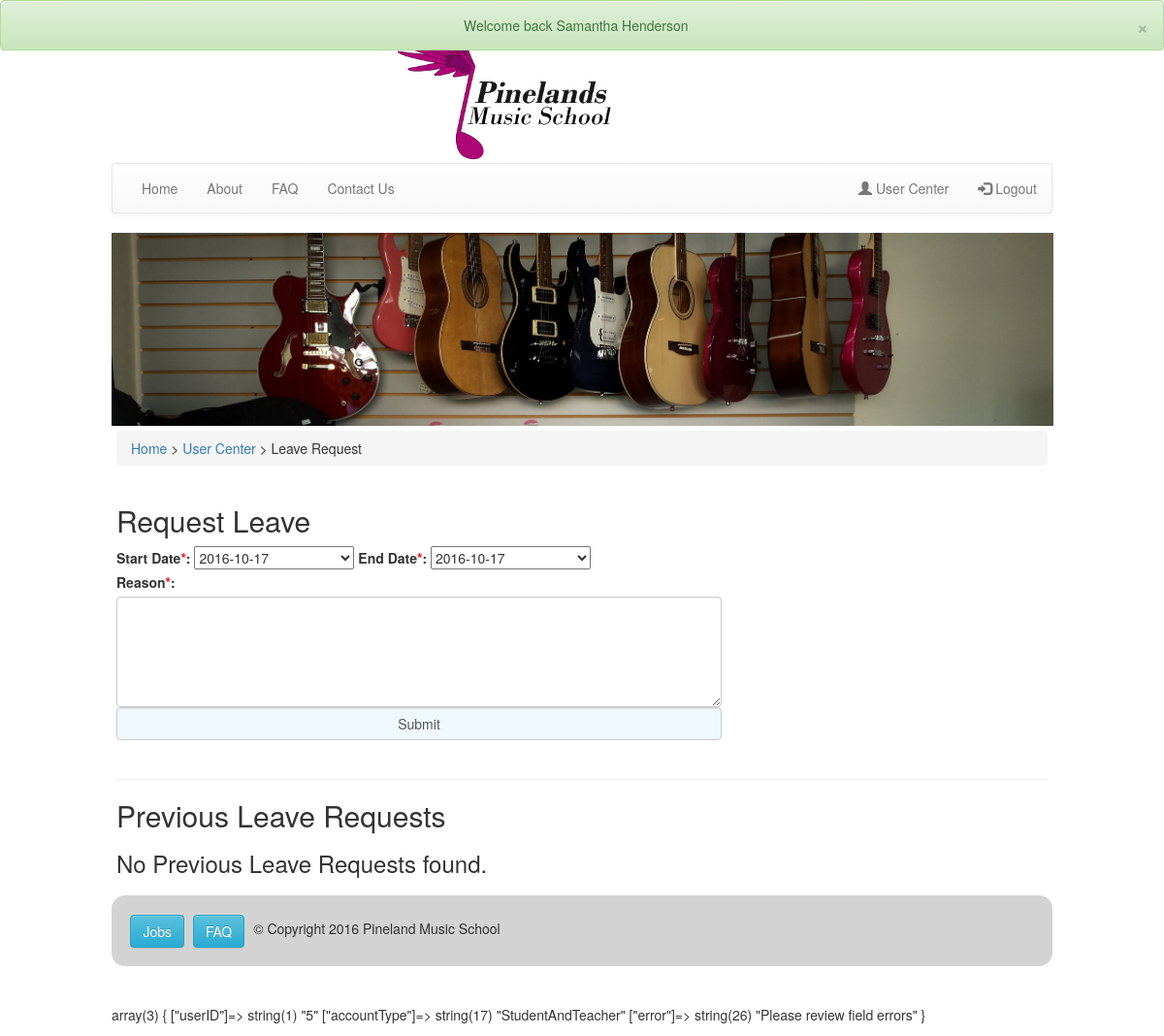
The page /pages/leave/requestLeave.php (signed in) on the database as committed earlier.
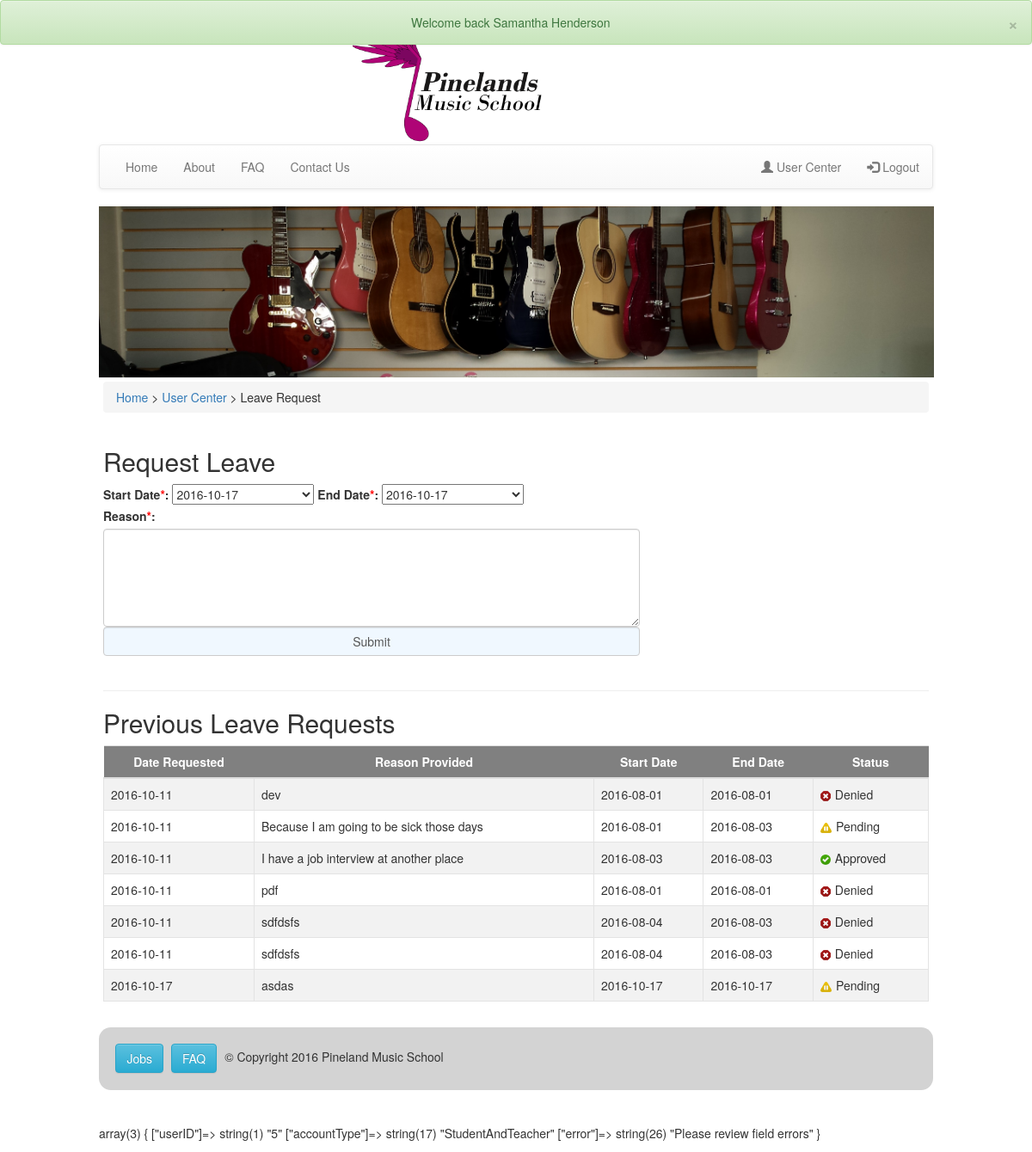
The same page on the database as committed later.
### tables this page shows
CREATE TABLE `leaverequests` (
  `leaveID` int(11) NOT NULL,
  `userID` int(11) NOT NULL,
  `startDate` date NOT NULL,
  `endDate` date NOT NULL,
  `status` enum('Pending','Approved','Denied') NOT NULL DEFAULT 'Pending',
  `requestDate` date NOT NULL,
  `reason` varchar(300) NOT NULL
);

### pages/leave/requestLeave.php (the view, shortened to what this page needs)
<?php
include "../../inc/connect.php";
include "../../inc/header.php";
include "../../inc/nav.php";
?>
<div class="content">
     <div class="breadcrumb">
            <span><a href="../home/index.php">Home</a> > <a href="../usercenter/usercenter.php">User Center</a> > Leave Request</span>
        </div>
<div class="reviewLessonForm">
<h2>Request Leave</h2>
  <form method="post" action="<?php echo htmlspecialchars($_SERVER["PHP_SELF"]);?>">
    <label id="lblStartDate" for="txtStartDate">Start Date<span class="required">*</span>:</label>
<?php
$mondayTimestamp = strtotime('monday this week');
$output = [];
for ($day = 0; $day < 31; $day++) {
    $output[] = date('Y-m-d', strtotime(sprintf('+%d days', $day), $mondayTimestamp));
}
 ?>
    <select name="startDate" id="txtStartDate" required>
      <?php foreach ($output as $day) : ?>
          <option value="<?php echo $day ?>"><?php echo $day ?></option>
      <?php endforeach; ?>
    </select>
    <label id="lblEndDate" for="txtEndDate">End Date<span class="required">*</span>:</label>
    <select name="endDate" id="txtEndDate" required>
      <?php foreach ($output as $day) : ?>
          <option value="<?php echo $day ?>"><?php echo $day ?></option>
      <?php endforeach; ?>
    </select>
    <br/>
    <label id="lblReason" for="txtReason">Reason<span class="required">*</span>: </label>
    <textarea class="form-control" type="reason" rows="5" name="reason" id="txtReason" value="<?php if (isset($_POST['comment'])) echo $_POST['reason'] ?>"></textarea>
        <?php
          $userID = $_SESSION['userID'];
        ?>
    <input class="form-control"type="submit" name="submit" value="Submit" />
  </form>
</div>
<br>
<br>
  <hr>
  <h2>Previous Leave Requests</h2>
  <?php
  $sql = "SELECT * FROM leaverequests WHERE userID='$userID'";
  $result = mysqli_query($con, $sql);
  $rowCount = mysqli_num_rows($result);
  if ($rowCount > 0) {
   ?>
  <table class="table" id="myTable" class="tablesorter centerTable">
<thead>
<?php
echo '<tr>
  <th>Date Requested</th>
  <th>Reason Provided</th>
  <th>Start Date</th>
  <th>End Date</th>
  <th>Status</th>
</tr>
</thead>
<tbody>';
while ($row = mysqli_fetch_array($result)) {
echo '<tr>
  <td>';
  echo $row["requestDate"];
  echo '</td>
  <td>';
  echo $row["reason"];
  echo '</td>
  <td>';
  echo $row["startDate"];
  echo'</td>
  <td>';
  echo $row["endDate"];
  echo '</td>
  <td>';
  if ($row["status"] == 'Approved') {
    echo '<img class="reviewTableIcon" src="../../images/admin-icons/reviews/public.png" />';
  }
  elseif ($row["status"] == 'Pending') {
    echo '<img class="reviewTableIcon" src="../../images/admin-icons/reviews/pending.png" />';
  }
  elseif ($row["status"] == 'Denied') {
    echo '<img class="reviewTableIcon" src="../../images/admin-icons/reviews/private.png" />';
  }
  else {
    echo '<img class="reviewTableIcon" src="../../images/admin-icons/reviews/invalid.png" />';
  }
  echo $row["status"];
  echo'</a>
  </td>
</tr>';
}
echo '</tbody>
</table>';
} else {
  echo "<h3> No Previous Leave Requests found.";
}
?>
</div>
<?php
include "../../inc/footer.php";
?>

Rows that differ between the two databases and show on the page:
added leaverequests: requestDate "2016-10-11", reason "dev", startDate "2016-08-01", endDate "2016-08-01", status "Denied"
added leaverequests: requestDate "2016-10-11", reason "Because I am going to be sick those days", startDate "2016-08-01", endDate "2016-08-03", status "Pending"
added leaverequests: requestDate "2016-10-11", reason "I have a job interview at another place", startDate "2016-08-03", endDate "2016-08-03", status "Approved"
added leaverequests: requestDate "2016-10-11", reason "pdf", startDate "2016-08-01", endDate "2016-08-01", status "Denied"
added leaverequests: requestDate "2016-10-11", reason "sdfdsfs", startDate "2016-08-04", endDate "2016-08-03", status "Denied"
added leaverequests: requestDate "2016-10-11", reason "sdfdsfs", startDate "2016-08-04", endDate "2016-08-03", status "Denied"
added leaverequests: requestDate "2016-10-17", reason "asdas", startDate "2016-10-17", endDate "2016-10-17", status "Pending"
Other text that changed with them:
text no longer shown: "No Previous Leave Requests found."
text now shown: "Date Requested Reason Provided Start Date End Date Status"
